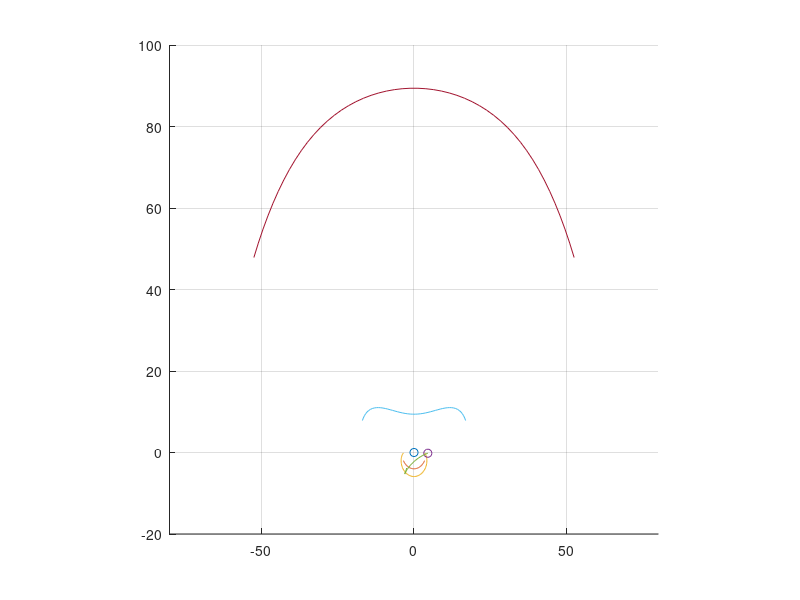

The MATLAB source for this figure:
close all;
clear

omega_9 = 0.5;
omega_5 = 1;
ab = 2.1
bc = 15.5
an = 4
ce = 80
z9 = 20     %pinion
z0 = 90     %housing




%%Important angles
beta_1 = pi()/3;
alpha_1 = pi()/3;

%rate of change angle (speeds) 
alpha_1_omega = 0.1;
beta_1_omgea = alpha_1_omega * (z9/z0);

beta_1 = linspace(-pi()/3, pi()/3, 50);
alpha_1 = linspace(0, 2*pi(), 50);

xn = 0;
yn = 0;

a_centre_x = xn - an*sin(beta_1);
a_centre_y = yn - an*cos(beta_1);

xa = xn - an*sin(beta_1) + 1.9*sin(alpha_1);
ya = yn - an*cos(beta_1) + 1.9*cos(alpha_1);

xb = a_centre_x + ab*cos((-beta_1 + alpha_1));
yb = a_centre_y + ab*sin((-beta_1 +   alpha_1));

%USE SIN RULE TO CALCULATE SIGMA

sigma = asin((sin(alpha_1)*ab)/bc);

xc = a_centre_x + ab*sin(alpha_1) - bc*sin(sigma + beta_1);
yc = a_centre_y + ab*cos(alpha_1) + bc*cos(sigma +beta_1);

%beta_range = -pi()/3:0.1:pi()/3;

ex = xc + ce*sin(beta_1);

ey = yc + ce*cos(beta_1);

figure(1);
hold on;
grid on;

pbaspect([1 1 1]);

plot(xn ,yn, 'o');
plot(a_centre_x, a_centre_y);
plot(xa,ya);        %arc
plot(xb(1), yb(1) , 'o');    %circle (oval)
plot(xb,yb);  
plot(xc, yc);      %line atm
plot(ex,ey)  %arc




axis([-80 80 -20 100]);
